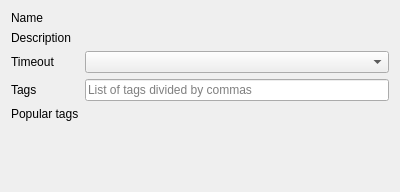
<?xml version="1.0" encoding="UTF-8"?>
<ui version="4.0">
 <class>BookmarkWidget</class>
 <widget class="QWidget" name="BookmarkWidget">
  <property name="geometry">
   <rect>
    <x>0</x>
    <y>0</y>
    <width>400</width>
    <height>192</height>
   </rect>
  </property>
  <layout class="QFormLayout" name="formLayout_2">
   <property name="fieldGrowthPolicy">
    <enum>QFormLayout::AllNonFixedFieldsGrow</enum>
   </property>
   <item row="0" column="0">
    <widget class="QLabel" name="nameLabel">
     <property name="text">
      <string>Name</string>
     </property>
    </widget>
   </item>
   <item row="0" column="1">
    <widget class="nx::vms::client::desktop::InputField" name="nameInputField" native="true"/>
   </item>
   <item row="1" column="0">
    <widget class="QLabel" name="descriptionLabel">
     <property name="text">
      <string>Description</string>
     </property>
     <property name="buddy">
      <cstring>descriptionTextEdit</cstring>
     </property>
    </widget>
   </item>
   <item row="1" column="1">
    <widget class="nx::vms::client::desktop::TextEditField" name="descriptionTextEdit">
    </widget>
   </item>
   <item row="3" column="0">
    <widget class="QLabel" name="timeoutLabel">
     <property name="text">
      <string>Timeout</string>
     </property>
     <property name="buddy">
      <cstring>timeoutComboBox</cstring>
     </property>
    </widget>
   </item>
   <item row="3" column="1">
    <widget class="QComboBox" name="timeoutComboBox"/>
   </item>
   <item row="4" column="0">
    <widget class="QLabel" name="tagsLabel">
     <property name="text">
      <string>Tags</string>
     </property>
     <property name="buddy">
      <cstring>tagsLineEdit</cstring>
     </property>
    </widget>
   </item>
   <item row="4" column="1">
    <widget class="QWidget" name="tagsWidget" native="true">
     <layout class="QVBoxLayout" name="verticalLayout">
      <property name="leftMargin">
       <number>0</number>
      </property>
      <property name="topMargin">
       <number>0</number>
      </property>
      <property name="rightMargin">
       <number>0</number>
      </property>
      <property name="bottomMargin">
       <number>0</number>
      </property>
      <item>
       <widget class="QLineEdit" name="tagsLineEdit">
        <property name="placeholderText">
         <string>List of tags divided by commas</string>
        </property>
       </widget>
      </item>
     </layout>
    </widget>
   </item>
   <item row="5" column="0">
    <widget class="QLabel" name="label">
     <property name="text">
      <string>Popular tags</string>
     </property>
    </widget>
   </item>
   <item row="5" column="1">
    <widget class="QLabel" name="tagsListLabel">
     <property name="text">
      <string/>
     </property>
     <property name="wordWrap">
      <bool>true</bool>
     </property>
     <property name="textInteractionFlags">
      <set>Qt::LinksAccessibleByKeyboard|Qt::LinksAccessibleByMouse</set>
     </property>
    </widget>
   </item>
  </layout>
 </widget>
 <customwidgets>
  <customwidget>
   <class>nx::vms::client::desktop::InputField</class>
   <extends>QWidget</extends>
   <header location="global">nx/vms/client/desktop/common/widgets/input_field.h</header>
   <container>1</container>
  </customwidget>
  <customwidget>
   <class>nx::vms::client::desktop::TextEditField</class>
   <extends>QWidget</extends>
   <header location="global">nx/vms/client/desktop/common/widgets/text_edit_field.h</header>
   <container>1</container>
  </customwidget>
 </customwidgets>
 <tabstops>
  <tabstop>descriptionTextEdit</tabstop>
  <tabstop>timeoutComboBox</tabstop>
 </tabstops>
 <resources/>
 <connections/>
</ui>
